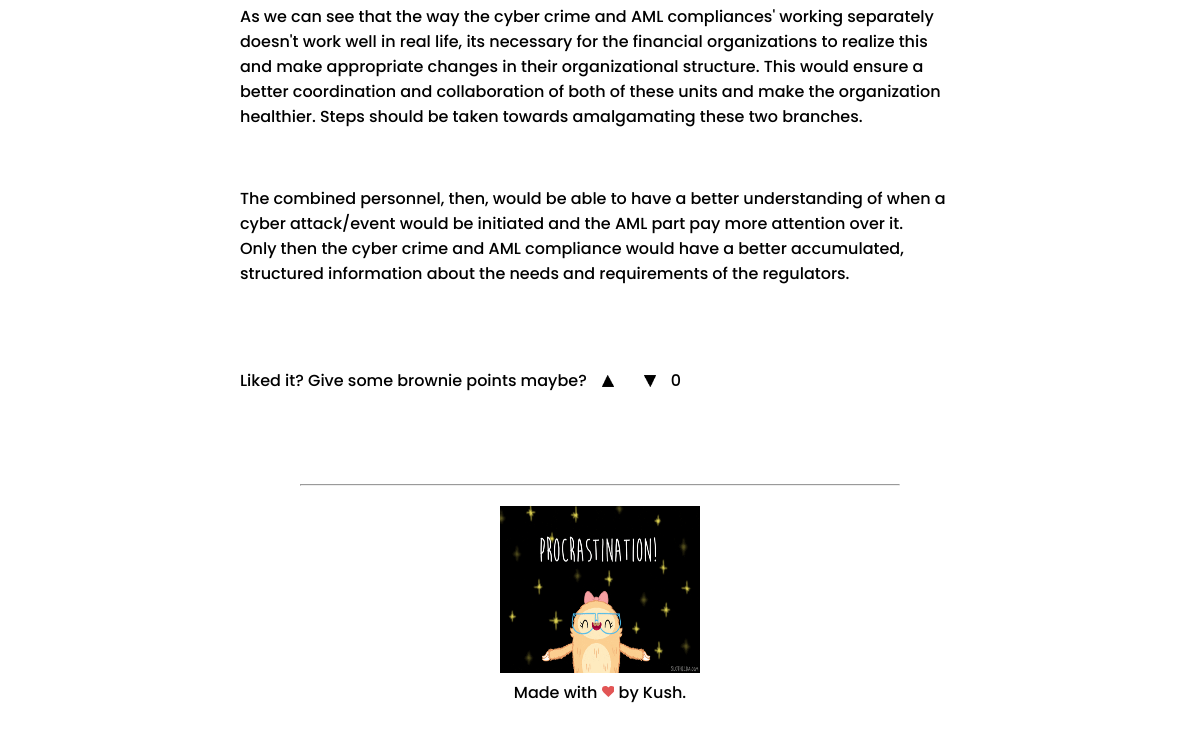
Page /article/Cyber security and money laundering (lower part) on the earlier database version.
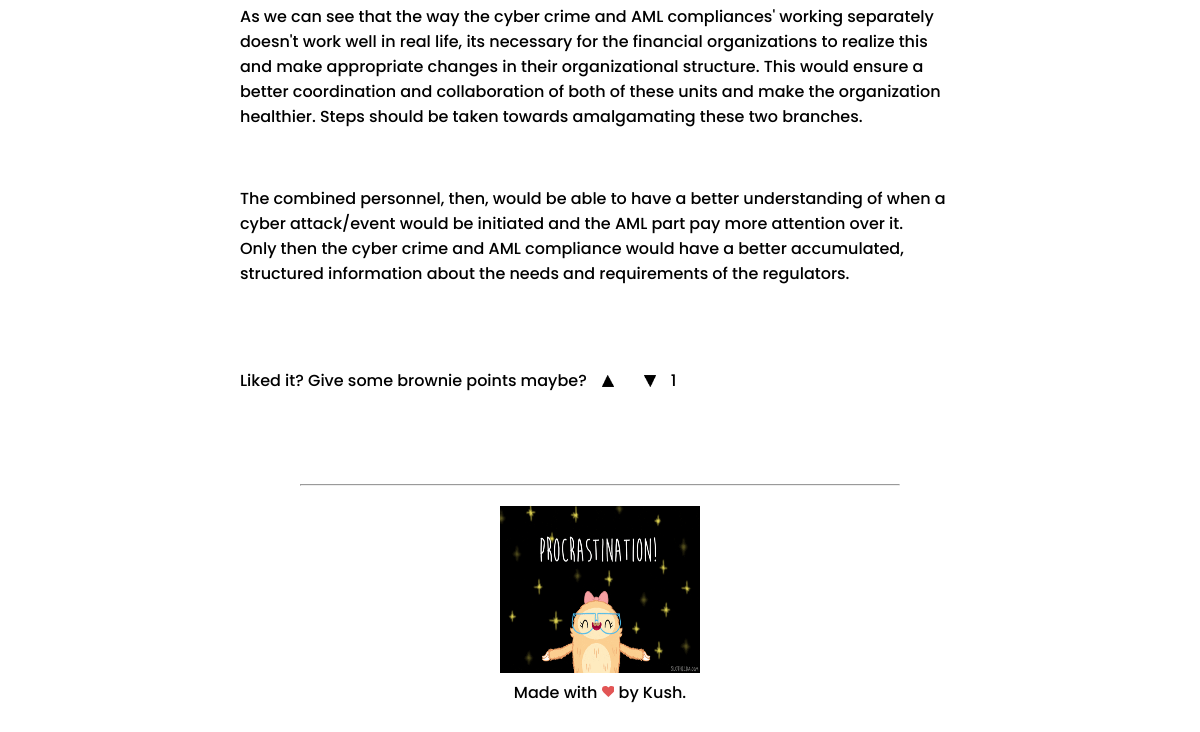
Same page on the later database version.
### home/models.py (models this page shows, shortened)
class Articles(models.Model):
    title = models.CharField(max_length=50)
    img = models.ImageField(null = True, blank = True, upload_to = 'static/images/')
    author = models.CharField(max_length=100)
    tags = models.CharField(max_length=500, default="")
    article_body = RichTextField(blank = True, null = True)
    likes = models.IntegerField(default=0, blank=True)

### home/views.py (the view)
# urls.py: path('article/<str:title>', views.article, name = "article"),
def article(request, title):
    article = Articles.objects.get(title = title)
    context = {
        'title' : title,
        'article' : article
    }
    return render(request, 'article.html', context)

### templates/article.html (shortened to what this page needs)
{% extends 'base.html' %}
{% block content %}
    <p>{{article.article_body | safe}}</p><br><br>
    <div class="like_box">
        <p>Liked it? Give some brownie points maybe?</p>
        <img data-action="like" data-id = {{article.id}} class="like update-likes" src="/static/img/arrow-up.png">
        <img data-action="dislike" data-id = {{article.id}} class="like update-likes" src="/static/img/arrow-down.png">
        <p>{{article.likes}}</p>
    </div>
{% endblock content %}

Differences in the rows shown:
changed Articles: likes "0" → "1"
